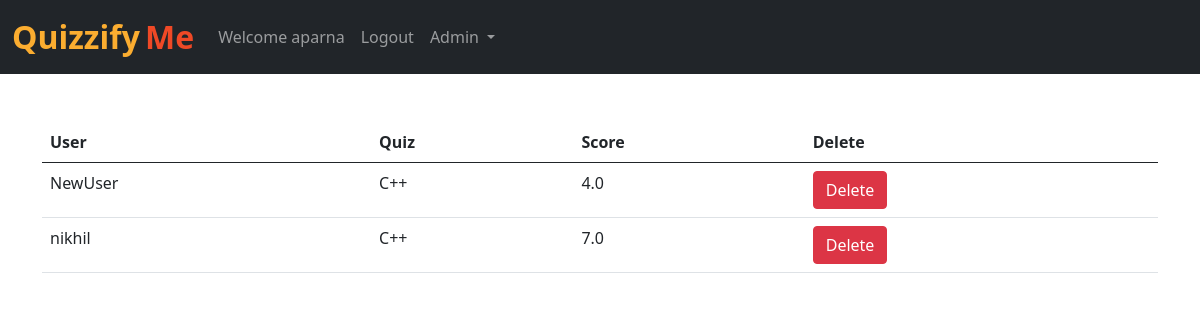
Page /api/results/1 (signed in) on the committed database.
### frontend/models.py (models this page shows, shortened)
class Quiz(models.Model):
    name = models.CharField(max_length=50)
    desc = models.CharField(max_length=500)
    number_of_questions = models.IntegerField(default=1)
    time = models.IntegerField(help_text="Duration of the quiz in seconds", default="1")
    code = models.CharField(max_length=8, default='abc123')
    admin_id = models.IntegerField(default=1)
    def __str__(self):
        return self.name

class Marks_Of_User(models.Model):
    quiz = models.ForeignKey(Quiz, on_delete=models.CASCADE)
    user = models.ForeignKey(User, on_delete=models.CASCADE)
    score = models.FloatField()

### frontend/views.py (the view)
# urls.py: path('results/<int:myid>', views.results, name='results'),
def results(request, myid):
    marks_all = Marks_Of_User.objects.all()
    context = []
    for marks in marks_all:
        mark = {'quiz': {}, 'user': '', 'score': 0}
        if(marks.quiz.id==myid):
            mark['quiz'] = marks.quiz
            mark['user'] = marks.user
            mark['score'] = marks.score
            context.append(mark)
    return render(request, "frontend/results.html", {'marks':context})

### frontend/templates/frontend/results.html (shortened to what this page needs)
{% extends 'frontend/base.html' %}
{% block body %}
<div class="container mt-4">
      <br>
      <table class="table">
        <thead>
          <tr>
            <th>User</th>
            <th>Quiz</th>
            <th>Score</th>
            <th>Delete</th>
          </tr>
        </thead>
{% for mark in marks %}
<tr>
  <td>{{mark.user}}</td>
  <td>{{mark.quiz}}</td>
  <td>{{mark.score}}</td>
  <td><a href="/delete_result/{{mark.id}}/" class="btn btn-danger">Delete</a></td>
</tr>
{% endfor %}
</table>
</div>
{% endblock %}

### frontend/templates/frontend/base.html (shortened to what this page needs)
<!doctype html>
<html lang="en">
  <head>
    <link href="https://cdn.jsdelivr.net/npm/bootstrap@5.0.2/dist/css/bootstrap.min.css" rel="stylesheet">
  </head>
  <body>
    <nav class="navbar navbar-expand-lg navbar-dark bg-dark">
        <div class="container-fluid">
          <a class="navbar-brand" href="/"><span class="head1">Quizzify</span> <span class="head2">Me</span></a>
          <div class="collapse navbar-collapse" id="navbarSupportedContent">
              {% if user.is_authenticated %}
              <ul class="navbar-nav me-auto mb-2 mb-lg-0">
                <li class="nav-item">
                  <a class="nav-link" href="#">Welcome {{request.user}} {{user_type}}</a>
                </li>
                <li class="nav-item">
                    <a class="nav-link" href="/logout">Logout</a>
                  </li>
                  {% if user.is_staff %}
                  <div class="collapse navbar-collapse" id="navbarNavDarkDropdown">
                    <ul class="navbar-nav">
                      <li class="nav-item dropdown">
                        <a class="nav-link dropdown-toggle" href="#" id="navbarDarkDropdownMenuLink" role="button" data-bs-toggle="dropdown" aria-expanded="false">
                          Admin
                        </a>
                      </li>
                    </ul>
                  </div>
                  {% endif %}
              </ul>
            {% endif %}
          </div>
        </div>
      </nav>
      {% block body %} {% endblock %}
  </body>
</html>

### frontend/templates/frontend/base.html (style rules this page uses)
.head1 { color: #FBAD30; font-size: 2rem; font-weight: bold; height: 50px; }
.head2 { color: #EF4926; font-size: 2rem; font-weight: bold; }

### rows in the picture
Quiz: user "NewUser", quiz "C++", score "4.0", user "nikhil", score "7.0"

### other values in the picture
{{ request.user }} "aparna"
